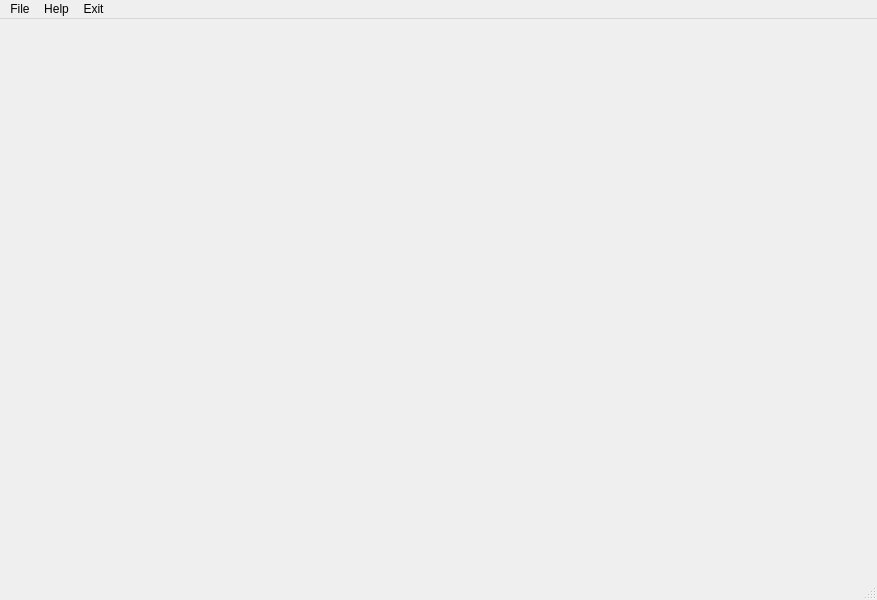
<?xml version="1.0" encoding="UTF-8"?>
<ui version="4.0">
 <class>MainWindow</class>
 <widget class="QMainWindow" name="MainWindow">
  <property name="geometry">
   <rect>
    <x>0</x>
    <y>0</y>
    <width>877</width>
    <height>600</height>
   </rect>
  </property>
  <property name="windowTitle">
   <string>MainWindow</string>
  </property>
  <widget class="QWidget" name="centralwidget"/>
  <widget class="QMenuBar" name="menubar">
   <property name="geometry">
    <rect>
     <x>0</x>
     <y>0</y>
     <width>877</width>
     <height>21</height>
    </rect>
   </property>
   <widget class="QMenu" name="menuFile">
    <property name="title">
     <string>File</string>
    </property>
   </widget>
   <widget class="QMenu" name="menuHelp">
    <property name="title">
     <string>Help</string>
    </property>
    <addaction name="actioninfo_QT"/>
    <addaction name="separator"/>
    <addaction name="actionGame_Rules"/>
   </widget>
   <widget class="QMenu" name="menuExit">
    <property name="title">
     <string>Exit</string>
    </property>
   </widget>
   <addaction name="menuFile"/>
   <addaction name="menuHelp"/>
   <addaction name="menuExit"/>
  </widget>
  <widget class="QStatusBar" name="statusbar"/>
  <action name="actioninfo_QT">
   <property name="text">
    <string>info QT</string>
   </property>
  </action>
  <action name="actionGame_Rules">
   <property name="text">
    <string>Game Rules</string>
   </property>
  </action>
 </widget>
 <resources/>
 <connections/>
</ui>
